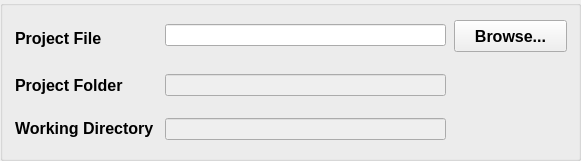
  <widget class="QGroupBox" name="groupBox_2">
   <property name="geometry">
    <rect>
     <x>15</x>
     <y>63</y>
     <width>581</width>
     <height>161</height>
    </rect>
   </property>
   <property name="title">
    <string/>
   </property>
   <widget class="QLabel" name="label_3">
    <property name="geometry">
     <rect>
      <x>15</x>
      <y>113</y>
      <width>141</width>
      <height>31</height>
     </rect>
    </property>
    <property name="font">
     <font>
      <family>Arial</family>
      <pointsize>12</pointsize>
      <weight>75</weight>
      <bold>true</bold>
     </font>
    </property>
    <property name="toolTip">
     <string>It is recommended that you choose PROJECT FOLDER
for the Watershed you want to model</string>
    </property>
    <property name="text">
     <string>Working Directory</string>
    </property>
   </widget>
   <widget class="QLineEdit" name="lineEditFile">
    <property name="geometry">
     <rect>
      <x>165</x>
      <y>24</y>
      <width>281</width>
      <height>22</height>
     </rect>
    </property>
    <property name="font">
     <font>
      <weight>75</weight>
      <bold>true</bold>
     </font>
    </property>
   </widget>
   <widget class="QPushButton" name="pushButtonFile">
    <property name="geometry">
     <rect>
      <x>454</x>
      <y>20</y>
      <width>113</width>
      <height>32</height>
     </rect>
    </property>
    <property name="font">
     <font>
      <family>Arial</family>
      <pointsize>12</pointsize>
      <weight>75</weight>
      <bold>true</bold>
     </font>
    </property>
    <property name="text">
     <string>Browse...</string>
    </property>
    <property name="autoDefault">
     <bool>false</bool>
    </property>
    <property name="default">
     <bool>false</bool>
    </property>
   </widget>
   <widget class="QLabel" name="label">
    <property name="geometry">
     <rect>
      <x>15</x>
      <y>60</y>
      <width>131</width>
      <height>51</height>
     </rect>
    </property>
    <property name="font">
     <font>
      <family>Arial</family>
      <pointsize>12</pointsize>
      <weight>75</weight>
      <bold>true</bold>
     </font>
    </property>
    <property name="toolTip">
     <string>This will be your HOME Directory for the PIHMgis.
Output files &amp; Folders will be created relative to this path.</string>
    </property>
    <property name="text">
     <string>Project Folder</string>
    </property>
   </widget>
   <widget class="QLineEdit" name="lineEditFolder">
    <property name="enabled">
     <bool>false</bool>
    </property>
    <property name="geometry">
     <rect>
      <x>165</x>
      <y>74</y>
      <width>281</width>
      <height>22</height>
     </rect>
    </property>
    <property name="font">
     <font>
      <weight>75</weight>
      <bold>true</bold>
     </font>
    </property>
   </widget>
   <widget class="QLabel" name="label_4">
    <property name="geometry">
     <rect>
      <x>15</x>
      <y>30</y>
      <width>101</width>
      <height>17</height>
     </rect>
    </property>
    <property name="font">
     <font>
      <family>Arial</family>
      <pointsize>12</pointsize>
      <weight>75</weight>
      <bold>true</bold>
     </font>
    </property>
    <property name="toolTip">
     <string>This is your new project file that will be created.
Choose this file if you need to open the project later.</string>
    </property>
    <property name="text">
     <string>Project File</string>
    </property>
   </widget>
   <widget class="QLineEdit" name="lineEditFolder2">
    <property name="enabled">
     <bool>false</bool>
    </property>
    <property name="geometry">
     <rect>
      <x>165</x>
      <y>118</y>
      <width>281</width>
      <height>22</height>
     </rect>
    </property>
    <property name="font">
     <font>
      <weight>75</weight>
      <bold>true</bold>
     </font>
    </property>
    <property name="readOnly">
     <bool>true</bool>
    </property>
   </widget>
  </widget>
